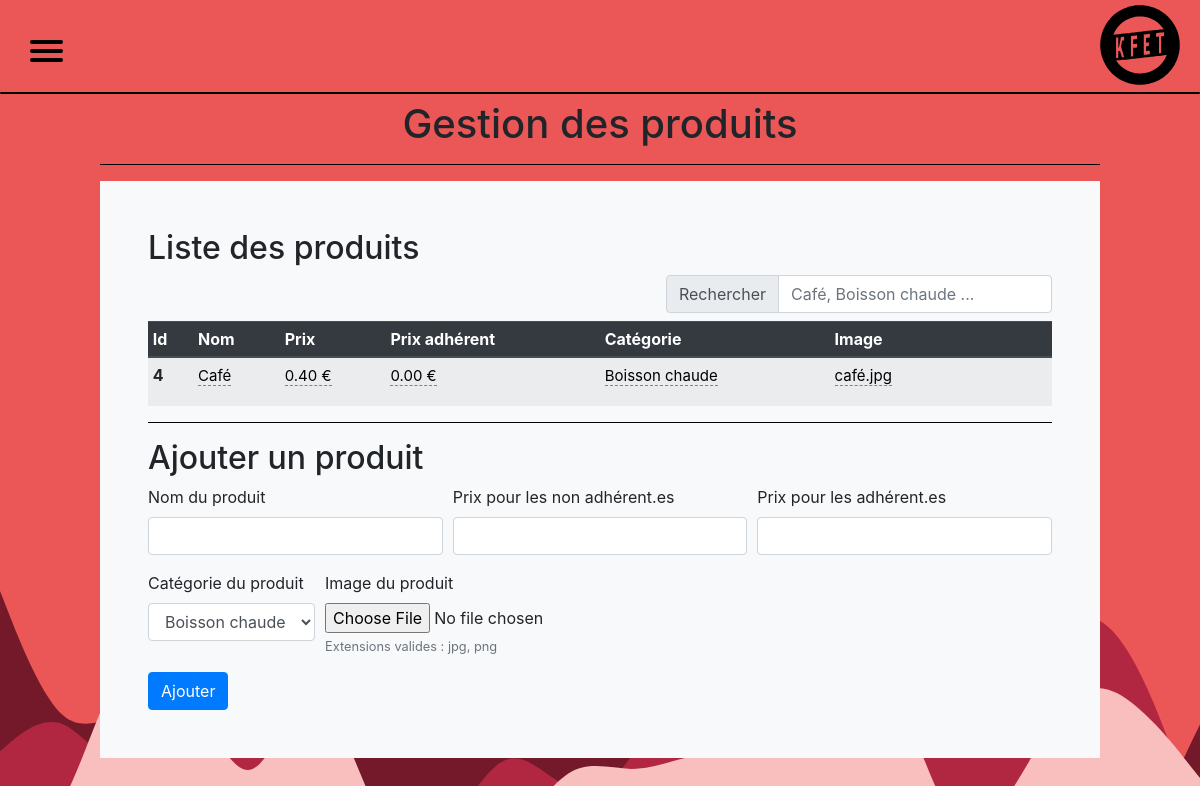
The app's page /administrate_products.php, older data.
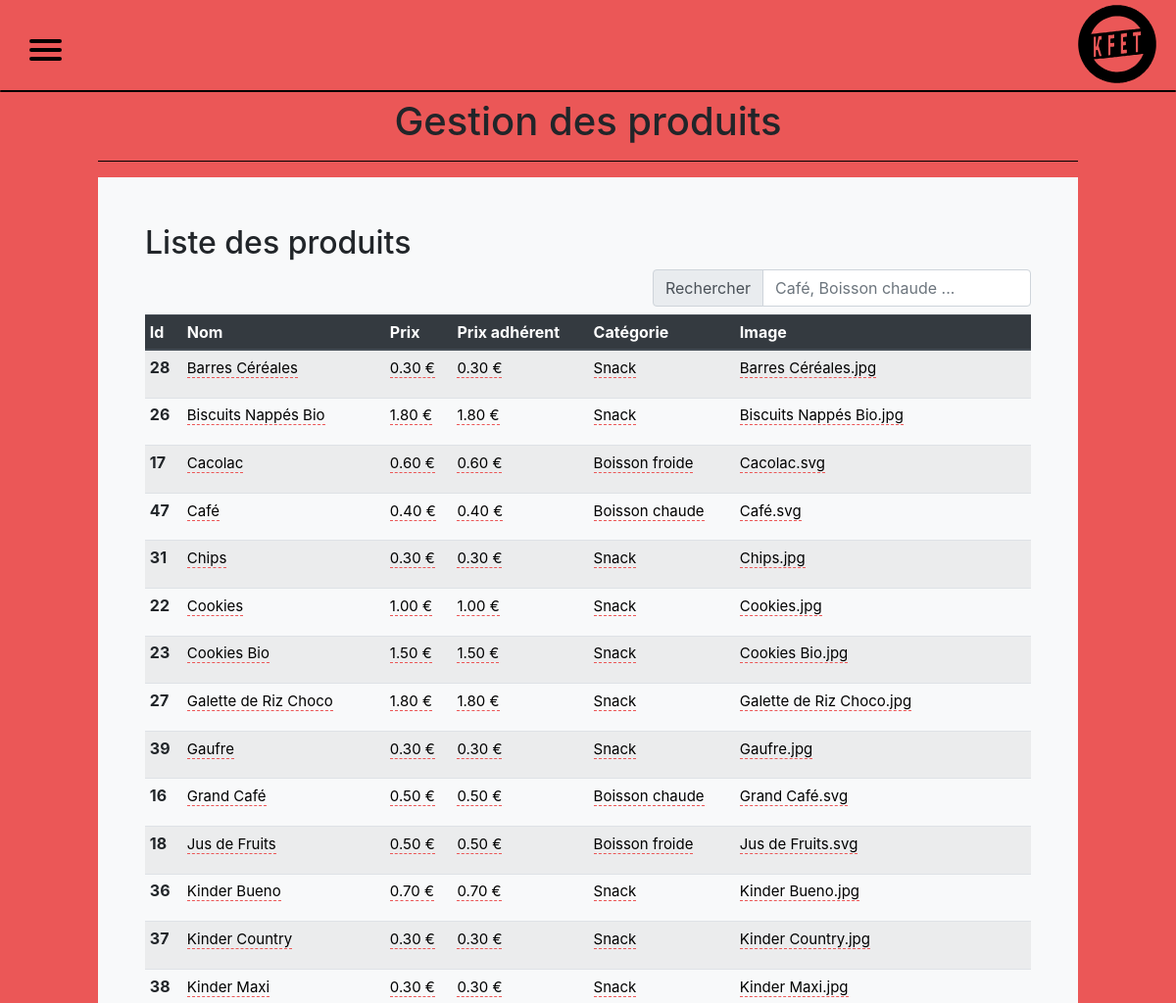
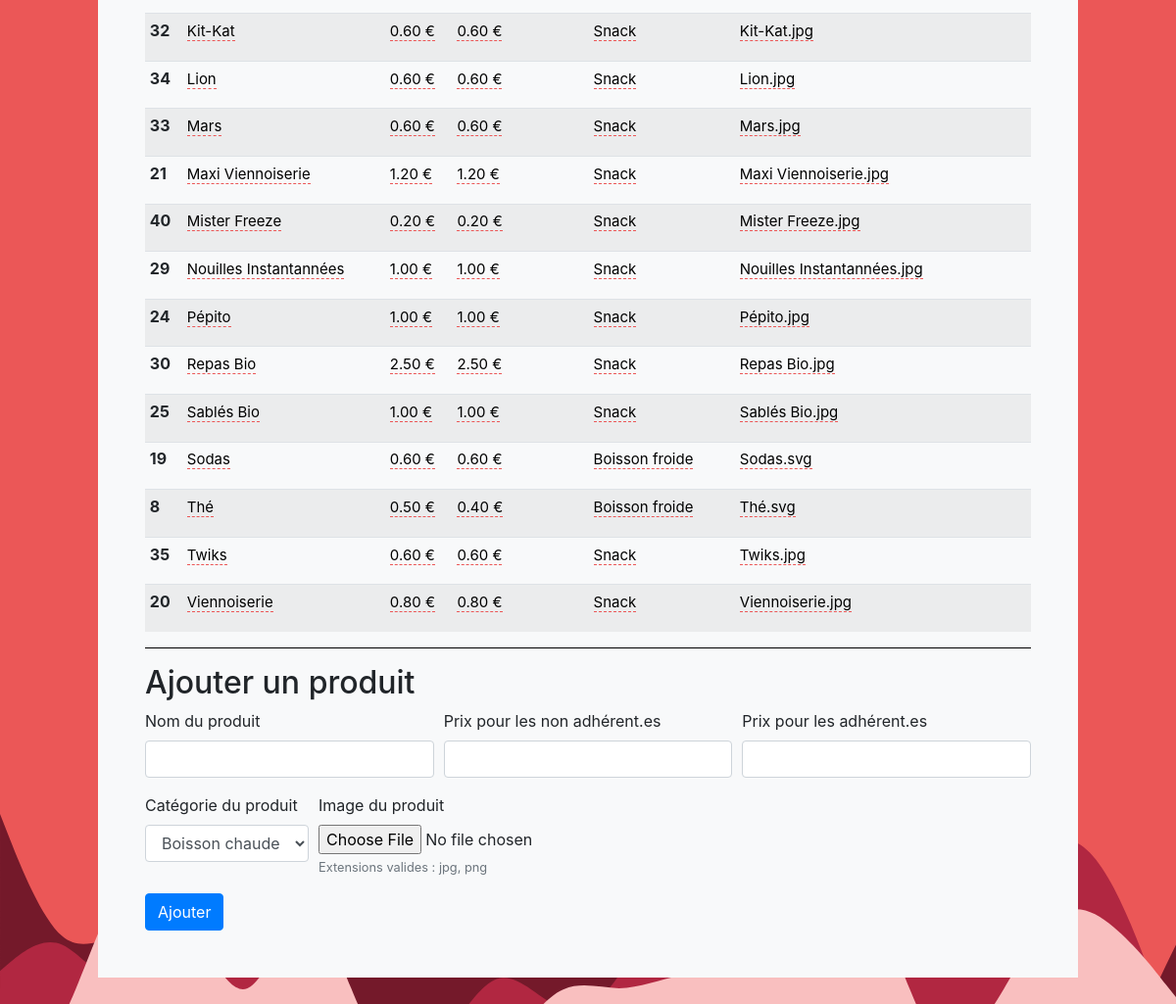
The same page, newer data (2 pictures, top to bottom).
### tables this page shows
CREATE TABLE IF NOT EXISTS `products` (
  `id` int(11) NOT NULL AUTO_INCREMENT,
  `name` varchar(255) NOT NULL,
  `price` decimal(10,2) NOT NULL DEFAULT '0.00',
  `bdlc_price` decimal(10,2) NOT NULL DEFAULT '0.00',
  `category` tinyint(4) NOT NULL COMMENT '[0 = boisson chaude | 1 = boisson froide | 2 = snack]',
  `image` varchar(255) NOT NULL DEFAULT 'undefined.jpg',
  PRIMARY KEY (`id`)
);

### administrate_products.php (the view, shortened to what the changed rows need)
<!DOCTYPE html>
<html>
<head>
    <?php include('templates/head.php') ?>
    <?php include('templates/administrate_includes.php') ?>
    <link rel="stylesheet" type="text/css" href="css/administrate.css"/>
</head>
<body>
    <main>
        <h1 class="text-center">Gestion des produits</h1>
        <div class="container bg-light p-5">
            <div>
                <h2>Liste des produits</h2>
                <table id="table" class="table table-hover table-sm sortable-table table-striped bg-light administrate-table">
                    <thead class="thead-dark">
                        <tr>
                            <th scope="col">Id</th>
                            <th scope="col" class="sortable">Nom</th>
                            <th scope="col" class="sortable">Prix</th>
                            <th scope="col" class="sortable">Prix adhérent</th>
                            <th scope="col" class="sortable">Catégorie</th>
                            <th scope="col">Image</th>
                            <th></th>
                        </tr>
                    </thead>
                    <tbody>
<?php
    $connection = connectToDatabase();
    $req = 'SELECT * FROM products ORDER BY name ASC';
    if($result = $connection->query($req)) {
        while($product = $result->fetch_array()) {
?>
                        <tr>
                            <th scope="row"><?php echo htmlspecialchars($product['id']); ?></th>
                            <td>
                                <a href="#" class="product-name" data-pk="<?php echo htmlspecialchars($product['id']); ?>">
                                    <?php echo htmlspecialchars($product['name']); ?>
                                </a>
                            </td>
                            <td>
                                <a href="#" class="product-price" data-pk="<?php echo htmlspecialchars($product['id']); ?>">
                                    <?php echo htmlspecialchars($product['price']); ?>
                                </a>
                            </td>
                            <td>
                                <a href="#" class="product-bdlc-price" data-pk="<?php echo htmlspecialchars($product['id']); ?>">
                                    <?php echo htmlspecialchars($product['bdlc_price']); ?>
                                </a>
                            </td>
                            <td>
                                <a href="#" class="product-category" data-value="<?php echo htmlspecialchars($product['category']); ?>" data-pk="<?php echo htmlspecialchars($product['id']); ?>"></a>
                            </td>
                            <td>
                                <a href="#" class="product-image" data-pk="<?php echo htmlspecialchars($product['id']); ?>"><?php echo htmlspecialchars($product['image']); ?></a>
                            </td>
                            <td>
                            </td>
                        </tr>
<?php
        }
    }
?>
                    </tbody>
                </table>
            </div>
            <div class="bg-light">
                <h2>Ajouter un produit</h2>
            </div>
        </div>
    </main>
</body>
</html>

Row changes from the older to the newer data that the page shows:
removed products: id "4", name "Café", price "0.40 €", bdlc_price "0.00 €", image "café.jpg"
added products: id "28", name "Barres Céréales", price "0.30 €", bdlc_price "0.30 €", image "Barres Céréales.jpg"
added products: id "26", name "Biscuits Nappés Bio", price "1.80 €", bdlc_price "1.80 €", image "Biscuits Nappés Bio.jpg"
added products: id "17", name "Cacolac", price "0.60 €", bdlc_price "0.60 €", image "Cacolac.svg"
added products: id "47", name "Café", price "0.40 €", bdlc_price "0.40 €", image "Café.svg"
added products: id "31", name "Chips", price "0.30 €", bdlc_price "0.30 €", image "Chips.jpg"
added products: id "22", name "Cookies", price "1.00 €", bdlc_price "1.00 €", image "Cookies.jpg"
added products: id "23", name "Cookies Bio", price "1.50 €", bdlc_price "1.50 €", image "Cookies Bio.jpg"
added products: id "27", name "Galette de Riz Choco", price "1.80 €", bdlc_price "1.80 €", image "Galette de Riz Choco.jpg"
added products: id "39", name "Gaufre", price "0.30 €", bdlc_price "0.30 €", image "Gaufre.jpg"
added products: id "16", name "Grand Café", price "0.50 €", bdlc_price "0.50 €", image "Grand Café.svg"
added products: id "18", name "Jus de Fruits", price "0.50 €", bdlc_price "0.50 €", image "Jus de Fruits.svg"
added products: id "36", name "Kinder Bueno", price "0.70 €", bdlc_price "0.70 €", image "Kinder Bueno.jpg"
added products: id "37", name "Kinder Country", price "0.30 €", bdlc_price "0.30 €", image "Kinder Country.jpg"
added products: id "38", name "Kinder Maxi", price "0.30 €", bdlc_price "0.30 €", image "Kinder Maxi.jpg"
added products: id "32", name "Kit-Kat", price "0.60 €", bdlc_price "0.60 €", image "Kit-Kat.jpg"
added products: id "34", name "Lion", price "0.60 €", bdlc_price "0.60 €", image "Lion.jpg"
added products: id "33", name "Mars", price "0.60 €", bdlc_price "0.60 €", image "Mars.jpg"
added products: id "21", name "Maxi Viennoiserie", price "1.20 €", bdlc_price "1.20 €", image "Maxi Viennoiserie.jpg"
added products: id "40", name "Mister Freeze", price "0.20 €", bdlc_price "0.20 €", image "Mister Freeze.jpg"
added products: id "29", name "Nouilles Instantannées", price "1.00 €", bdlc_price "1.00 €", image "Nouilles Instantannées.jpg"
added products: id "24", name "Pépito", price "1.00 €", bdlc_price "1.00 €", image "Pépito.jpg"
added products: id "30", name "Repas Bio", price "2.50 €", bdlc_price "2.50 €", image "Repas Bio.jpg"
added products: id "25", name "Sablés Bio", price "1.00 €", bdlc_price "1.00 €", image "Sablés Bio.jpg"
added products: id "19", name "Sodas", price "0.60 €", bdlc_price "0.60 €", image "Sodas.svg"
added products: id "8", name "Thé", price "0.50 €", bdlc_price "0.40 €", image "Thé.svg"
added products: id "35", name "Twiks", price "0.60 €", bdlc_price "0.60 €", image "Twiks.jpg"
added products: id "20", name "Viennoiserie", price "0.80 €", bdlc_price "0.80 €", image "Viennoiserie.jpg"
